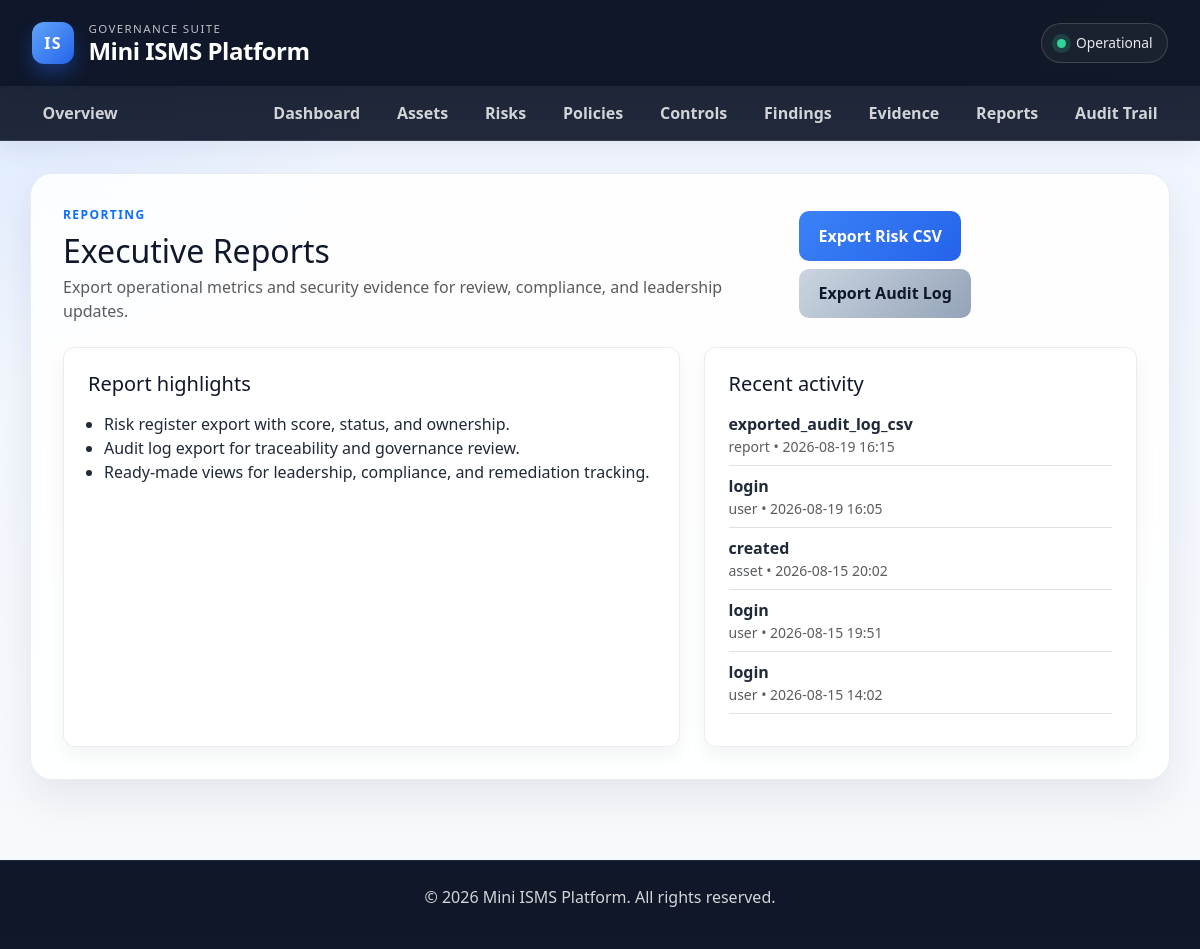
The app's page /reports (signed in), older data.
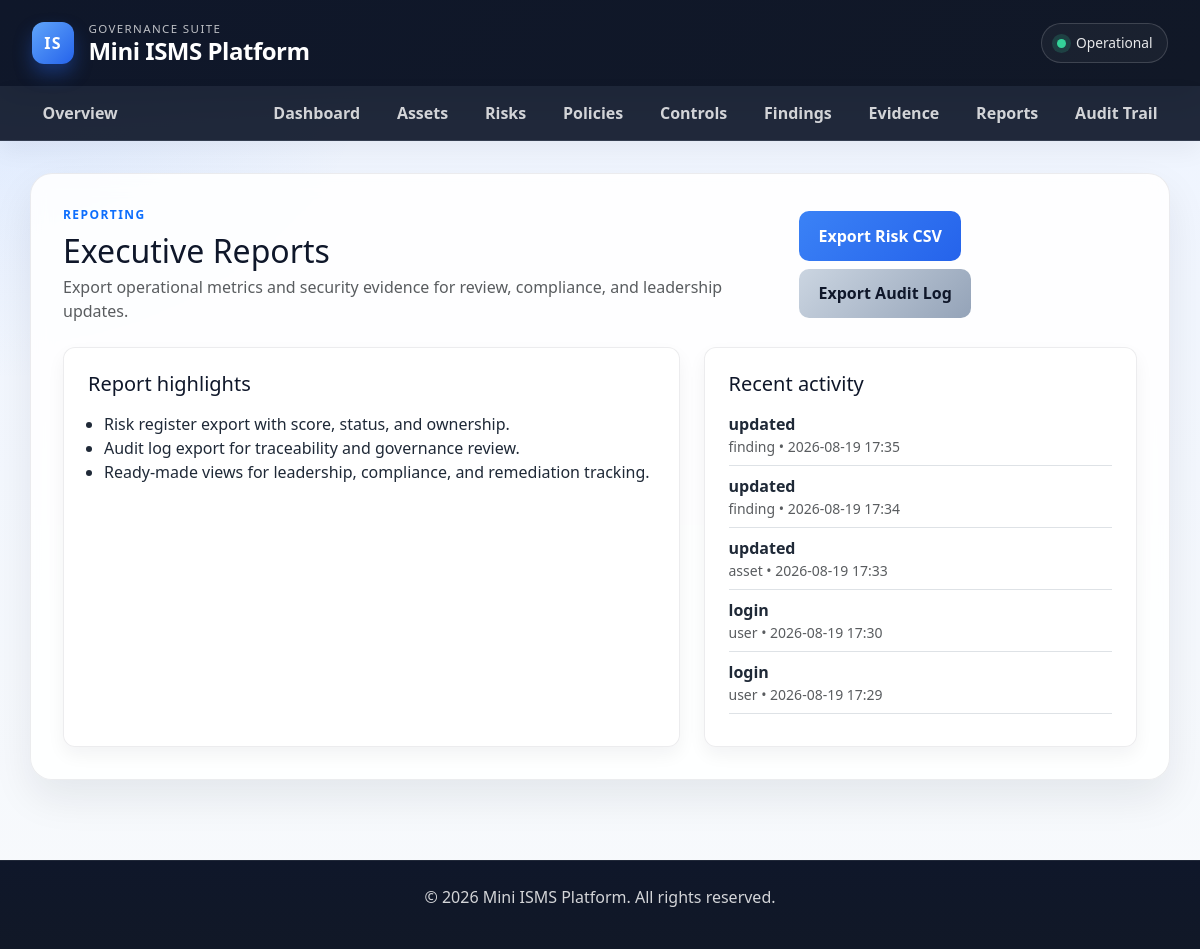
The same page, newer data.
### app/models.py (models this page shows, shortened)
class AuditEvent(db.Model):
    __tablename__ = 'audit_events'
    id = db.Column(db.Integer, primary_key=True)
    tenant_id = db.Column(db.Integer, db.ForeignKey('tenants.id'), nullable=False, default=1)
    user_id = db.Column(db.Integer, db.ForeignKey('users.id'), nullable=True)
    entity_type = db.Column(db.String(100), nullable=False)
    entity_id = db.Column(db.Integer, nullable=True)
    action = db.Column(db.String(100), nullable=False)
    before_value = db.Column(db.Text, nullable=True)
    after_value = db.Column(db.Text, nullable=True)
    ip_address = db.Column(db.String(64), nullable=True)
    created_at = db.Column(db.DateTime, default=datetime.utcnow)
    user = db.relationship('User', backref='audit_events')

### app/routes.py (the view)
@main.route('/reports')
@login_required
@require_roles('admin', 'security_manager', 'auditor')
def reports_index():
    recent_events = AuditEvent.query.filter_by(tenant_id=current_user.tenant_id).order_by(AuditEvent.created_at.desc()).limit(5).all()
    return render_template('reports.html', recent_events=recent_events)

### app/routes.py (called while the page is built)
def require_roles(*allowed_roles):
    def decorator(func):
        @wraps(func)
        @login_required
        def wrapped(*args, **kwargs):
            if not current_user.is_authenticated:
                flash('Please log in to continue.')
                return redirect(url_for('main.login'))
            user_role = current_user.role.name if current_user.role else 'user'
            if user_role not in allowed_roles and user_role != 'admin':
                flash('You do not have permission to access this page.')
                return redirect(url_for('main.index'))
            return func(*args, **kwargs)
        return wrapped
    return decorator

### app/templates/reports.html (shortened to what this page needs)
{% extends "base.html" %}
{% block content %}
<div class="d-flex flex-column flex-lg-row justify-content-between align-items-lg-center mb-4 gap-3">
    <div>
        <p class="text-uppercase fw-bold text-primary mb-2" style="letter-spacing: 0.12em; font-size: 0.75rem;">Reporting</p>
        <h2 class="mb-1">Executive Reports</h2>
        <p class="text-muted mb-0">Export operational metrics and security evidence for review, compliance, and leadership updates.</p>
    </div>
    <div class="d-flex flex-wrap gap-2">
        <a href="/reports/risks.csv" class="btn btn-primary">Export Risk CSV</a>
        <a href="/reports/audit-log.csv" class="btn btn-secondary">Export Audit Log</a>
    </div>
</div>
<div class="row g-4">
    <div class="col-lg-7">
        <div class="info-card h-100">
            <h5 class="mb-3">Report highlights</h5>
            <ul class="mb-0 ps-3">
                <li>Risk register export with score, status, and ownership.</li>
                <li>Audit log export for traceability and governance review.</li>
                <li>Ready-made views for leadership, compliance, and remediation tracking.</li>
            </ul>
        </div>
    </div>
    <div class="col-lg-5">
        <div class="info-card h-100">
            <h5 class="mb-3">Recent activity</h5>
            {% if recent_events %}
                <ul class="list-unstyled mb-0">
                    {% for event in recent_events %}
                        <li class="mb-2 pb-2 border-bottom">
                            <strong>{{ event.action }}</strong>
                            <div class="text-muted small">{{ event.entity_type }} • {{ event.created_at.strftime('%Y-%m-%d %H:%M') }}</div>
                        </li>
                    {% endfor %}
                </ul>
            {% else %}
                <p class="text-muted mb-0">No recent activity recorded yet.</p>
            {% endif %}
        </div>
    </div>
</div>
{% endblock %}

Row changes from the older to the newer data that the page shows:
no longer on this page (row unchanged): AuditEvent: action "exported_audit_log_csv", entity_type "report", created_at "2026-08-19 16:15"
no longer on this page (row unchanged): AuditEvent: action "login", entity_type "user", created_at "2026-08-19 16:05"
no longer on this page (row unchanged): AuditEvent: action "created", entity_type "asset", created_at "2026-08-15 20:02"
no longer on this page (row unchanged): AuditEvent: action "login", entity_type "user", created_at "2026-08-15 19:51"
no longer on this page (row unchanged): AuditEvent: action "login", entity_type "user", created_at "2026-08-15 14:02"
added AuditEvent: action "updated", entity_type "finding", created_at "2026-08-19 17:35"
added AuditEvent: action "updated", entity_type "finding", created_at "2026-08-19 17:34"
added AuditEvent: action "updated", entity_type "asset", created_at "2026-08-19 17:33"
added AuditEvent: action "login", entity_type "user", created_at "2026-08-19 17:30"
added AuditEvent: action "login", entity_type "user", created_at "2026-08-19 17:29"
